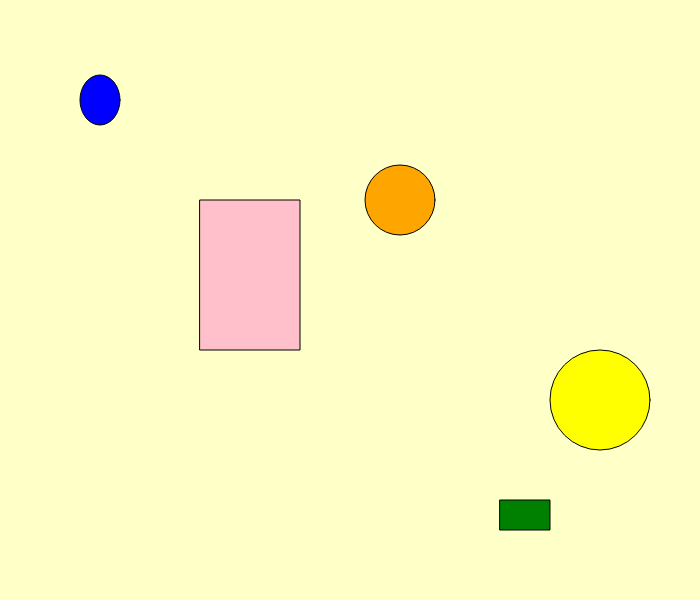
Frame 1 (no input)
Frame 60 (no input): identical to frame 1, image omitted
Frame 120 (the mouse pressed at the canvas centre since frame 60): identical to frame 1, image omitted

The p5.js sketch that drew this single still picture (run headless with seeded random() and noise() and a simulated clock; from frame 60 on, the mouse is pressed at the canvas centre):

// p5.js sketch
// ── sketch.js
function setup() {
  createCanvas(700, 600);
}

{

function draw(){
	background(255,255,200);
  fill("blue");
  ellipse(100,100,40,50);
  fill("pink");
  rect(200,200,100,150);
  fill("orange");
  ellipse(400,200,70);
  fill("green")
  rect(500,500,50,30);
  fill("yellow");
  ellipse(600,400,100)
}
}
